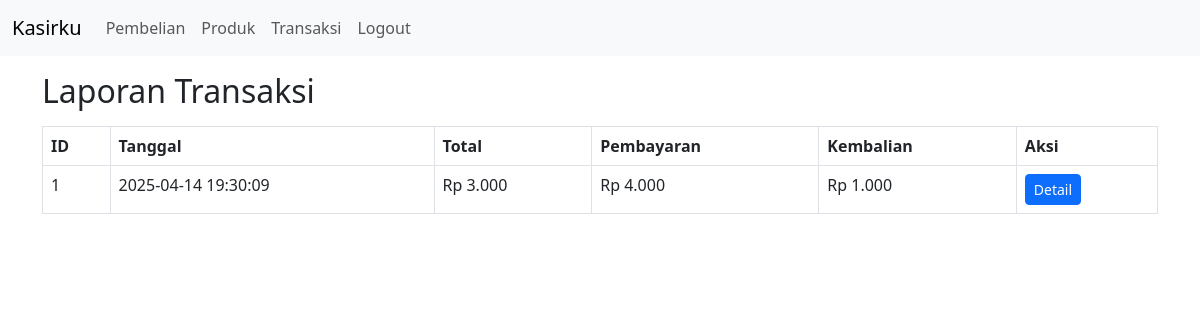
Page /administrator/transaksi.php (signed in) on the committed database.
### tables this page shows
CREATE TABLE `transaksi` (
  `id` int(11) NOT NULL,
  `tanggal` timestamp NOT NULL DEFAULT current_timestamp(),
  `total` decimal(10,2) NOT NULL,
  `pembayaran` decimal(10,2) NOT NULL,
  `kembalian` decimal(10,2) NOT NULL
);

### administrator/transaksi.php (the view, shortened to what this page needs)
<?php
include '../koneksi.php';
include 'navbar.php';
?>
<!DOCTYPE html>
<html lang="id">
<head>
    <link href="https://cdn.jsdelivr.net/npm/bootstrap@5.3.0/dist/css/bootstrap.min.css" rel="stylesheet">
</head>
<body>
    <div class="container mt-3">
        <h2 class="mb-3">Laporan Transaksi</h2>
        <table class="table table-bordered">
            <thead>
                <tr>
                    <th>ID</th>
                    <th>Tanggal</th>
                    <th>Total</th>
                    <th>Pembayaran</th>
                    <th>Kembalian</th>
                    <th>Aksi</th>
                </tr>
            </thead>
            <tbody>
                <?php
                $sql = "SELECT * FROM transaksi ORDER BY tanggal DESC";
                $result = $conn->query($sql);
                while ($row = $result->fetch_assoc()) {
                    echo "<tr>
                            <td>{$row['id']}</td>
                            <td>{$row['tanggal']}</td>
                            <td>Rp " . number_format($row['total'], 0, ',', '.') . "</td>
                            <td>Rp " . number_format($row['pembayaran'], 0, ',', '.') . "</td>
                            <td>Rp " . number_format($row['kembalian'], 0, ',', '.') . "</td>
                            <td><a href='detail_transaksi.php?id={$row['id']}' class='btn btn-sm btn-primary'>Detail</a></td>
                          </tr>";
                }
                ?>
            </tbody>
        </table>
    </div>
</body>
</html>

### rows in the picture
transaksi: id "1", tanggal "2025-04-14 19:30:09", total "3.000", pembayaran "4.000", kembalian "1.000"
